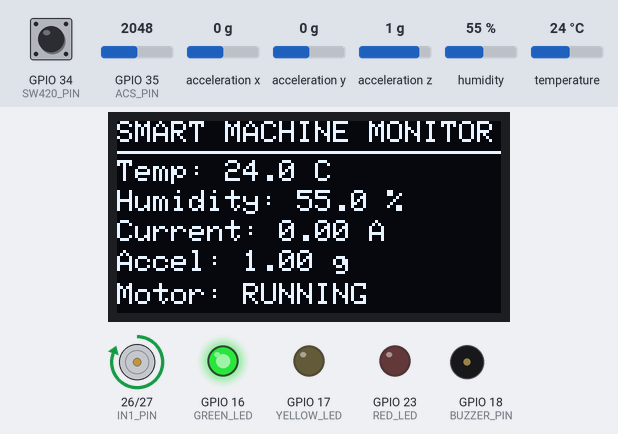
The sketch below on a simulated ESP32. Parts: 128×64 one-colour display, motor-driver pin pairs drawn as motors (green arrow = first pin HIGH = forward, orange = second pin HIGH = backward, longer = more drive, scaled by the enable pin), output pins drawn as LEDs (lit = HIGH), buzzer (waves = sounding, pin HIGH). Wiring (inferred from the names in the program): MPU-6050 motion sensor at I2C address 0x68. Dashed ring = blinking. The inputs (shaded band) are chosen by the test bench; at power-on: acceleration x 0 g, GPIO 35 (ACS_PIN) = 2048, humidity 55 %, acceleration y 0 g, GPIO 34 (SW420_PIN) LOW, acceleration z 1 g, temperature 24 °C (analog values on the 0–4095 scale). WiFi joins after 1.5 s; servers stay silent unless stated; no MQTT or app messages arrive unless stated; what the sketch prints to the serial monitor is not drawn.

Above: at 6.9 s.
7.0 s: acceleration x set to -0.6 g
At 9.2 s:
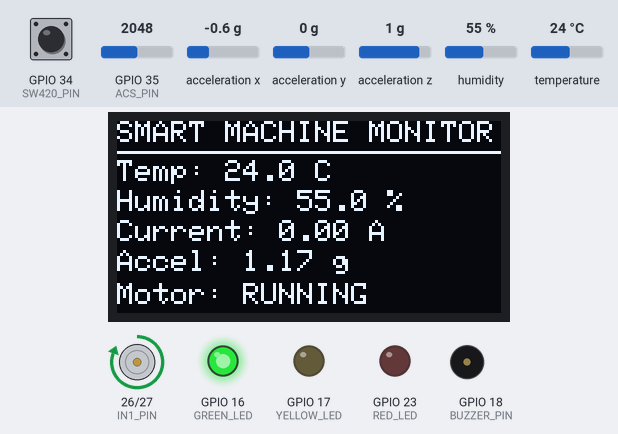
9.7 s: acceleration x set to -0.9 g
At 10.58 s:
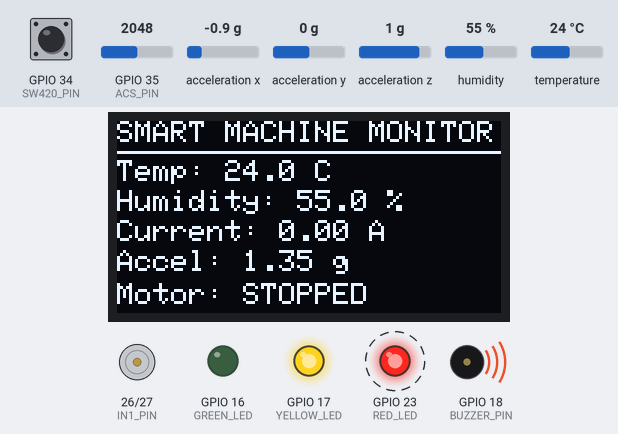
12.8 s: GPIO 35 (ACS_PIN) set to 2216
At 14.7 s:
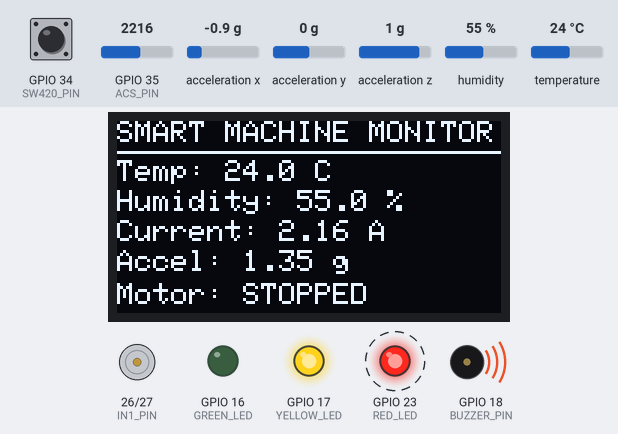
16.8 s: GPIO 35 (ACS_PIN) set to 2335
At 18.7 s:
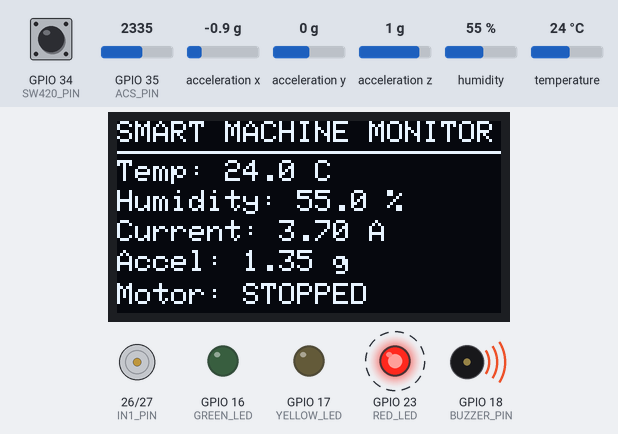
21.3 s: humidity set to 22 %
At 23.2 s:
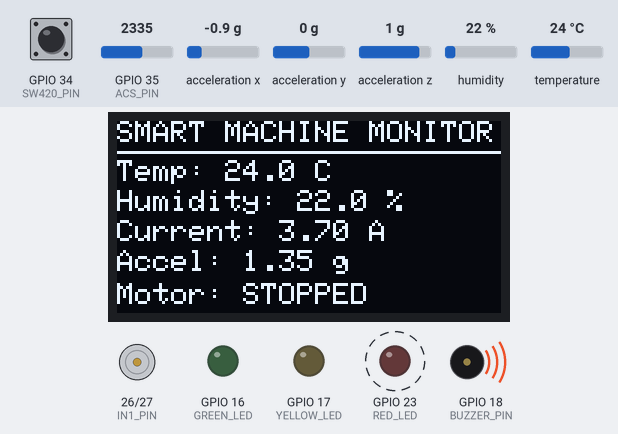
23.7 s: acceleration y set to -1.4 g
At 24.7 s:
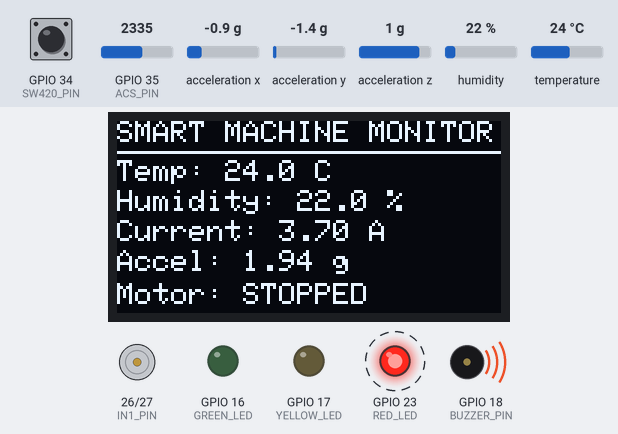
Timing chart, 0 to 26.7 s (numbered marks = the images above; inputs shaded):
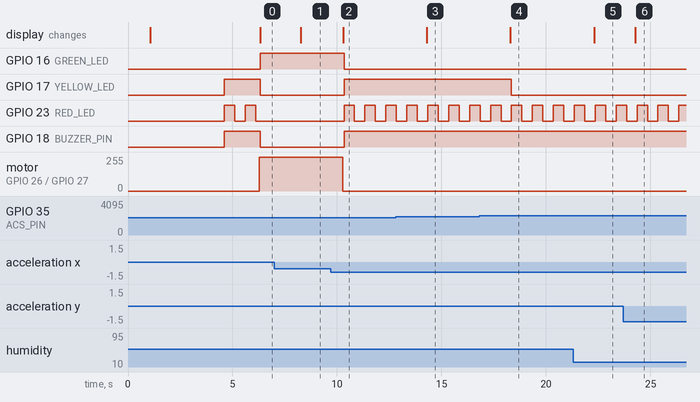

The sketch:

main.ino
```cpp
/************************************************************
 PROJECT:
 IoT-Based Smart Industrial Machine Health Monitoring
 and Early Fault Detection System

 BOARD: ESP32 DevKit V1

 PLATFORMS:
 1. Blynk IoT
 2. MQTT Explorer / MQTTX

 MQTT BROKER:
 broker.emqx.io
 Port: 1883

 MQTT TOPIC:
 smart-machine/telemetry

 MOTOR DRIVER:
 L298N

 MOTOR CONTROL:
 NORMAL TEMPERATURE       = RUN
 TEMPERATURE WARNING      = RUN
 TEMPERATURE CRITICAL     = RUN
 OTHER SENSOR FAULT       = STOP

 TEMPERATURE:
 Below 40 C = NORMAL
 40-49 C    = WARNING
 50 C+      = CRITICAL
 60 C+      = FUTURE FAN ACTIVATION

 ALERTS:
 WARNING / CRITICAL:
 RED LED BLINKING
 5V ACTIVE BUZZER ON

 IMPORTANT:
 Temperature alone never stops the motor.
 Other sensor faults stop the motor.
************************************************************/

#define BLYNK_TEMPLATE_ID "TMPL38fKmZU4z"
#define BLYNK_TEMPLATE_NAME "Smart Machine Monitor"
#define BLYNK_AUTH_TOKEN "q6R5LHpUWsHy4j_vHcnNpyktbpGyACJC"

#include <WiFi.h>
#include <BlynkSimpleEsp32.h>
#include <PubSubClient.h>
#include <Wire.h>
#include <Adafruit_GFX.h>
#include <Adafruit_SSD1306.h>
#include <DHT.h>
#include <math.h>

// ------------ WIFI CREDENTIALS ------------

char ssid[] = "Y16";
char pass[] = "deekshith";

// ------------ MQTT CONFIGURATION ------------

const char* mqtt_server = "broker.emqx.io";
const int mqtt_port = 1883;
const char* mqtt_topic = "smart-machine/telemetry";

WiFiClient espClient;
PubSubClient mqttClient(espClient);

// ------------ PIN CONFIGURATION ------------

#define SDA_PIN 21
#define SCL_PIN 22

#define DHT_PIN 19
#define DHT_TYPE DHT11

#define SW420_PIN 34
#define ACS_PIN 35

#define GREEN_LED 16
#define YELLOW_LED 17
#define RED_LED 23
#define BUZZER_PIN 18

// L298N MOTOR DRIVER

#define ENA_PIN 25
#define IN1_PIN 26
#define IN2_PIN 27

// ------------ OLED CONFIGURATION ------------

#define SCREEN_WIDTH 128
#define SCREEN_HEIGHT 64
#define OLED_ADDRESS 0x3C
#define OLED_RESET -1

Adafruit_SSD1306 display(
  SCREEN_WIDTH,
  SCREEN_HEIGHT,
  &Wire,
  OLED_RESET
);

// ------------ SENSOR OBJECTS ------------

DHT dht(DHT_PIN, DHT_TYPE);
BlynkTimer timer;

// ------------ SETTINGS ------------

#define ENABLE_LOCAL_ALERTS true

#define ACS_SENSITIVITY 0.100f
#define ACS_DIVIDER_RATIO (20.0f / 32.0f)

#define CURRENT_WARNING 2.0f
#define CURRENT_CRITICAL 3.0f

#define VIBRATION_WARNING 0.25f
#define VIBRATION_CRITICAL 0.50f

#define TEMP_WARNING 40.0f
#define TEMP_CRITICAL 50.0f

// Future cooling fan activation threshold
#define FUTURE_FAN_TEMP 60.0f

#define MPU_ADDRESS 0x68
#define MPU_PWR_MGMT_1 0x6B
#define MPU_ACCEL_XOUT_H 0x3B

// ------------ GLOBAL VARIABLES ------------

bool mpuOK = false;
bool oledOK = false;
bool motorRunning = false;

bool redLedState = false;

float temperature = NAN;
float humidity = NAN;

float motorCurrent = 0.0f;
float accelerationG = 0.0f;
float vibrationDeviation = 0.0f;

float acsZeroVoltage = 0.0f;

uint32_t vibrationEvents = 0;

bool previousSW420State = HIGH;

unsigned long lastVibrationEvent = 0;
unsigned long lastMPURetry = 0;
unsigned long lastRedBlink = 0;

const unsigned long RED_BLINK_INTERVAL = 500;

String systemStatus = "WARNING";
String faultCode = "STARTING";

// ------------ MPU REGISTER FUNCTIONS ------------

bool writeMPURegister(uint8_t reg, uint8_t value) {

  Wire.beginTransmission(MPU_ADDRESS);
  Wire.write(reg);
  Wire.write(value);

  return Wire.endTransmission() == 0;
}

bool readMPURegisters(
  uint8_t startRegister,
  uint8_t *buffer,
  uint8_t length
) {

  Wire.beginTransmission(MPU_ADDRESS);
  Wire.write(startRegister);

  if (Wire.endTransmission(false) != 0) {
    return false;
  }

  uint8_t received = Wire.requestFrom(
    (uint8_t)MPU_ADDRESS,
    length
  );

  if (received != length) {
    return false;
  }

  for (uint8_t i = 0; i < length; i++) {
    buffer[i] = Wire.read();
  }

  return true;
}

// ------------ MPU INITIALIZATION ------------

bool initializeMPU() {

  Serial.println("Initializing MPU6050...");

  if (!writeMPURegister(MPU_PWR_MGMT_1, 0x00)) {

    mpuOK = false;
    Serial.println("MPU communication failed!");

    return false;
  }

  delay(100);

  if (!writeMPURegister(0x1C, 0x00)) {

    mpuOK = false;
    return false;
  }

  delay(50);

  uint8_t testData[6];

  if (!readMPURegisters(
        MPU_ACCEL_XOUT_H,
        testData,
        6
      )) {

    mpuOK = false;
    Serial.println("MPU reading failed!");

    return false;
  }

  mpuOK = true;

  Serial.println("MPU6050 initialized!");

  return true;
}

// ------------ CONVERT MPU DATA ------------

int16_t makeSignedValue(
  uint8_t highByte,
  uint8_t lowByte
) {

  uint16_t combined =
    ((uint16_t)highByte << 8) | lowByte;

  return (int16_t)combined;
}

// ------------ READ MPU6050 ------------

void readMPU6050() {

  if (!mpuOK) {
    accelerationG = 0;
    vibrationDeviation = 0;
    return;
  }

  uint8_t data[6];

  if (!readMPURegisters(
        MPU_ACCEL_XOUT_H,
        data,
        6
      )) {

    Serial.println("MPU reading failed!");

    mpuOK = false;
    return;
  }

  int16_t rawX = makeSignedValue(data[0], data[1]);
  int16_t rawY = makeSignedValue(data[2], data[3]);
  int16_t rawZ = makeSignedValue(data[4], data[5]);

  float x = rawX / 16384.0f;
  float y = rawY / 16384.0f;
  float z = rawZ / 16384.0f;

  accelerationG = sqrt(x*x + y*y + z*z);

  vibrationDeviation = fabs(accelerationG - 1.0f);
}

// ------------ ACS712 CALIBRATION ------------

void calibrateACS712() {

  Serial.println("ACS712 calibration...");
  Serial.println("Keep motor disconnected!");

  float totalVoltage = 0;

  const int samples = 300;

  for (int i = 0; i < samples; i++) {

    uint32_t pinMilliVolts =
      analogReadMilliVolts(ACS_PIN);

    float moduleVoltage =
      (pinMilliVolts / 1000.0f) /
      ACS_DIVIDER_RATIO;

    totalVoltage += moduleVoltage;

    delay(5);
  }

  acsZeroVoltage = totalVoltage / samples;

  Serial.print("ACS zero voltage: ");
  Serial.println(acsZeroVoltage, 3);
}

// ------------ READ MOTOR CURRENT ------------

float readMotorCurrent() {

  uint32_t pinMilliVolts =
    analogReadMilliVolts(ACS_PIN);

  float moduleVoltage =
    (pinMilliVolts / 1000.0f) /
    ACS_DIVIDER_RATIO;

  float current =
    (moduleVoltage - acsZeroVoltage) /
    ACS_SENSITIVITY;

  return fabs(current);
}

// ------------ READ SW420 ------------

void readSW420() {

  bool currentState = digitalRead(SW420_PIN);

  if (
    previousSW420State == HIGH &&
    currentState == LOW
  ) {

    if (millis() - lastVibrationEvent > 150) {

      vibrationEvents++;

      lastVibrationEvent = millis();

      Serial.println("Vibration event detected!");
    }
  }

  previousSW420State = currentState;
}

// ------------ READ DHT11 ------------

void readDHT11() {

  float t = dht.readTemperature();
  float h = dht.readHumidity();

  if (!isnan(t) && !isnan(h)) {

    temperature = t;
    humidity = h;

  } else {

    temperature = NAN;
    humidity = NAN;

    Serial.println("DHT11 reading failed!");
  }
}

// ------------ MACHINE STATUS ------------

void calculateMachineStatus() {

  bool warning = false;
  bool critical = false;

  String fault = "NONE";

  if (!mpuOK || isnan(temperature) || isnan(humidity)) {

    warning = true;
    fault = "SENSOR_ERROR";
  }

  if (motorCurrent >= CURRENT_CRITICAL) {

    critical = true;
    fault = "OVERCURRENT";

  } else if (motorCurrent >= CURRENT_WARNING) {

    warning = true;

    if (fault == "NONE") {
      fault = "HIGH_CURRENT";
    }
  }

  if (mpuOK &&
      vibrationDeviation >= VIBRATION_CRITICAL) {

    critical = true;
    fault = "HIGH_VIBRATION";

  } else if (
    mpuOK &&
    vibrationDeviation >= VIBRATION_WARNING
  ) {

    warning = true;

    if (fault == "NONE") {
      fault = "VIBRATION_WARNING";
    }
  }

  if (
    lastVibrationEvent != 0 &&
    millis() - lastVibrationEvent < 2000
  ) {

    warning = true;

    if (fault == "NONE") {
      fault = "SW420_EVENT";
    }
  }

  // TEMPERATURE MONITORING

  if (!isnan(temperature)) {

    if (temperature >= TEMP_CRITICAL) {

      critical = true;
      fault = "HIGH_TEMP";

    } else if (temperature >= TEMP_WARNING) {

      warning = true;

      if (fault == "NONE") {
        fault = "TEMP_WARNING";
      }
    }
  }

  // OVERALL SYSTEM STATUS

  if (critical) {

    systemStatus = "CRITICAL";

  } else if (warning) {

    systemStatus = "WARNING";

  } else {

    systemStatus = "NORMAL";
    fault = "NONE";
  }

  faultCode = fault;
}

// ------------ MOTOR CONTROL ------------

void stopMotor() {

  digitalWrite(ENA_PIN, LOW);
  digitalWrite(IN1_PIN, LOW);
  digitalWrite(IN2_PIN, LOW);

  motorRunning = false;
}

void controlMotor() {

  // CHECK OTHER SENSOR FAULTS
  // TEMPERATURE IS EXCLUDED HERE.

  bool otherSensorFault = false;

  // MPU6050 ERROR

  if (!mpuOK) {
    otherSensorFault = true;
  }

  // DHT11 ERROR

  if (isnan(temperature) || isnan(humidity)) {
    otherSensorFault = true;
  }

  // ACS712 HIGH CURRENT

  if (motorCurrent >= CURRENT_WARNING) {
    otherSensorFault = true;
  }

  // MPU6050 HIGH VIBRATION

  if (mpuOK &&
      vibrationDeviation >= VIBRATION_WARNING) {

    otherSensorFault = true;
  }

  // SW420 VIBRATION EVENT

  if (
    lastVibrationEvent != 0 &&
    millis() - lastVibrationEvent < 2000
  ) {

    otherSensorFault = true;
  }

  // MOTOR CONTROL DECISION

  if (otherSensorFault) {

    stopMotor();

    Serial.println("MOTOR STOPPED: OTHER SENSOR FAULT");

  } else {

    // TEMPERATURE WARNING OR CRITICAL
    // WILL NOT STOP THE MOTOR.

    digitalWrite(IN1_PIN, HIGH);
    digitalWrite(IN2_PIN, LOW);
    digitalWrite(ENA_PIN, HIGH);

    motorRunning = true;

    Serial.println("MOTOR OUTPUT: RUNNING");

    if (temperature >= FUTURE_FAN_TEMP) {

      Serial.println(
        "HIGH TEMPERATURE: FUTURE FAN SHOULD ACTIVATE"
      );
    }
  }
}

// ------------ OLED DISPLAY ------------

void updateOLED() {

  if (!oledOK) return;

  display.clearDisplay();

  display.setTextColor(SSD1306_WHITE);
  display.setTextSize(1);

  display.setCursor(0, 0);
  display.println("SMART MACHINE MONITOR");

  display.drawLine(0, 10, 127, 10, SSD1306_WHITE);

  display.setCursor(0, 13);
  display.print("Temp: ");

  if (isnan(temperature)) {
    display.println("ERROR");
  } else {
    display.print(temperature, 1);
    display.println(" C");
  }

  display.setCursor(0, 23);
  display.print("Humidity: ");

  if (isnan(humidity)) {
    display.println("ERROR");
  } else {
    display.print(humidity, 1);
    display.println(" %");
  }

  display.setCursor(0, 33);
  display.print("Current: ");
  display.print(motorCurrent, 2);
  display.println(" A");

  display.setCursor(0, 43);
  display.print("Accel: ");
  display.print(accelerationG, 2);
  display.println(" g");

  display.setCursor(0, 54);
  display.print("Motor: ");
  display.print(motorRunning ? "RUNNING" : "STOPPED");

  display.display();
}

// ------------ SERIAL MONITOR ------------

void printReadings() {

  Serial.println();
  Serial.println("====== MACHINE DATA ======");

  Serial.print("Temperature: ");
  Serial.println(temperature);

  Serial.print("Humidity: ");
  Serial.println(humidity);

  Serial.print("Motor Current: ");
  Serial.println(motorCurrent);

  Serial.print("Acceleration: ");
  Serial.println(accelerationG);

  Serial.print("Vibration Deviation: ");
  Serial.println(vibrationDeviation);

  Serial.print("SW420 Events: ");
  Serial.println(vibrationEvents);

  Serial.print("MPU: ");
  Serial.println(mpuOK ? "OK" : "ERROR");

  Serial.print("System Status: ");
  Serial.println(systemStatus);

  Serial.print("Fault Code: ");
  Serial.println(faultCode);

  Serial.print("Motor: ");
  Serial.println(motorRunning ? "RUNNING" : "STOPPED");

  Serial.print("Blynk: ");
  Serial.println(Blynk.connected() ? "CONNECTED" : "DISCONNECTED");

  Serial.print("MQTT: ");
  Serial.println(mqttClient.connected() ? "CONNECTED" : "DISCONNECTED");

  Serial.println("==========================");
}

// ------------ BLYNK DATA UPDATE ------------

void updateBlynk() {

  if (!Blynk.connected()) return;

  if (!isnan(temperature)) {
    Blynk.virtualWrite(V0, temperature);
  }

  if (!isnan(humidity)) {
    Blynk.virtualWrite(V1, humidity);
  }

  Blynk.virtualWrite(V2, motorCurrent);
  Blynk.virtualWrite(V3, (int)vibrationEvents);
  Blynk.virtualWrite(V4, accelerationG);
  Blynk.virtualWrite(V5, systemStatus);
  Blynk.virtualWrite(V6, faultCode);
}

// ------------ MQTT DATA PUBLISH ------------

void updateMQTT() {

  if (!mqttClient.connected()) {
    return;
  }

  char payload[400];

  snprintf(
    payload,
    sizeof(payload),

    "{"
    "\"temperature\":%.2f,"
    "\"humidity\":%.2f,"
    "\"current\":%.3f,"
    "\"vibration\":%.3f,"
    "\"acceleration\":%.3f,"
    "\"vibration_events\":%lu,"
    "\"status\":\"%s\","
    "\"fault\":\"%s\","
    "\"mpu\":\"%s\","
    "\"motor\":\"%s\""
    "}",

    isnan(temperature) ? -1.0f : temperature,
    isnan(humidity) ? -1.0f : humidity,
    motorCurrent,
    vibrationDeviation,
    accelerationG,
    (unsigned long)vibrationEvents,
    systemStatus.c_str(),
    faultCode.c_str(),
    mpuOK ? "OK" : "ERROR",
    motorRunning ? "RUNNING" : "STOPPED"
  );

  bool published = mqttClient.publish(
    mqtt_topic,
    payload
  );

  if (published) {

    Serial.println("MQTT DATA PUBLISHED:");
    Serial.println(payload);

  } else {

    Serial.println("MQTT publish failed!");
  }
}

// ------------ RED LED + BUZZER ALERTS ------------

void updateLocalAlerts() {

  if (!ENABLE_LOCAL_ALERTS) return;

  // NORMAL CONDITION

  if (systemStatus == "NORMAL") {

    digitalWrite(GREEN_LED, HIGH);
    digitalWrite(YELLOW_LED, LOW);
    digitalWrite(RED_LED, LOW);
    digitalWrite(BUZZER_PIN, LOW);

    redLedState = false;

    return;
  }

  // WARNING CONDITION

  if (systemStatus == "WARNING") {

    digitalWrite(GREEN_LED, LOW);
    digitalWrite(YELLOW_LED, HIGH);
  }

  // CRITICAL CONDITION

  if (systemStatus == "CRITICAL") {

    digitalWrite(GREEN_LED, LOW);
    digitalWrite(YELLOW_LED, LOW);
  }

  // RED LED BLINKING

  if (millis() - lastRedBlink >= RED_BLINK_INTERVAL) {

    lastRedBlink = millis();

    redLedState = !redLedState;

    digitalWrite(RED_LED, redLedState);
  }

  // 5V ACTIVE BUZZER ALARM

  digitalWrite(BUZZER_PIN, HIGH);
}

// ------------ VIBRATION TASK ------------

void vibrationTask() {

  readSW420();
}

// ------------ MAIN MONITORING TASK ------------

void monitoringTask() {

  if (!mpuOK &&
      millis() - lastMPURetry >= 5000) {

    lastMPURetry = millis();

    initializeMPU();
  }

  readDHT11();

  readMPU6050();

  motorCurrent = readMotorCurrent();

  calculateMachineStatus();

  controlMotor();

  updateOLED();

  printReadings();

  updateBlynk();

  updateMQTT();
}

// ------------ CONNECTION TASK ------------

void connectionTask() {

  if (WiFi.status() != WL_CONNECTED) {

    Serial.println("WiFi disconnected!");

    WiFi.reconnect();

    return;
  }

  // BLYNK RECONNECTION

  if (!Blynk.connected()) {

    Serial.println("Connecting to Blynk...");

    Blynk.connect(1000);
  }

  // MQTT RECONNECTION

  if (!mqttClient.connected()) {

    Serial.println("Connecting to MQTT...");

    if (mqttClient.connect("ESP32_Machine_01")) {

      Serial.println("MQTT Connected!");

    } else {

      Serial.print("MQTT connection failed. State: ");
      Serial.println(mqttClient.state());
    }
  }
}

// ------------ SETUP ------------

void setup() {

  Serial.begin(115200);

  delay(1000);

  Serial.println();
  Serial.println("SMART MACHINE MONITOR STARTING...");

  // MOTOR DRIVER INITIALIZATION

  pinMode(ENA_PIN, OUTPUT);
  pinMode(IN1_PIN, OUTPUT);
  pinMode(IN2_PIN, OUTPUT);

  stopMotor();

  // SENSOR CONFIGURATION

  pinMode(SW420_PIN, INPUT);

  analogReadResolution(12);
  analogSetPinAttenuation(ACS_PIN, ADC_11db);

  // I2C INITIALIZATION

  Wire.begin(SDA_PIN, SCL_PIN);
  Wire.setClock(100000);

  Serial.println("I2C initialized.");

  // OLED INITIALIZATION

  if (display.begin(
        SSD1306_SWITCHCAPVCC,
        OLED_ADDRESS
      )) {

    oledOK = true;

    display.clearDisplay();
    display.setTextColor(SSD1306_WHITE);
    display.setTextSize(1);
    display.setCursor(0, 15);
    display.println("SMART MACHINE MONITOR");
    display.setCursor(0, 30);
    display.println("Starting...");
    display.display();

    Serial.println("OLED initialized!");

  } else {

    oledOK = false;

    Serial.println("OLED initialization failed!");
  }

  // MPU INITIALIZATION

  initializeMPU();

  // DHT INITIALIZATION

  dht.begin();

  Serial.println("DHT11 initialized.");

  // ACS712 CALIBRATION
  // MOTOR MUST BE DISCONNECTED

  calibrateACS712();

  // SW420 INITIAL STATE

  previousSW420State = digitalRead(SW420_PIN);

  // LOCAL ALERT INITIALIZATION

  if (ENABLE_LOCAL_ALERTS) {

    pinMode(GREEN_LED, OUTPUT);
    pinMode(YELLOW_LED, OUTPUT);
    pinMode(RED_LED, OUTPUT);
    pinMode(BUZZER_PIN, OUTPUT);

    digitalWrite(GREEN_LED, LOW);
    digitalWrite(YELLOW_LED, LOW);
    digitalWrite(RED_LED, LOW);
    digitalWrite(BUZZER_PIN, LOW);
  }

  // WIFI INITIALIZATION

  WiFi.mode(WIFI_STA);
  WiFi.begin(ssid, pass);

  Serial.print("Connecting to WiFi");

  unsigned long wifiStart = millis();

  while (
    WiFi.status() != WL_CONNECTED &&
    millis() - wifiStart < 15000
  ) {

    delay(500);
    Serial.print(".");
  }

  if (WiFi.status() == WL_CONNECTED) {

    Serial.println();
    Serial.println("WiFi Connected!");

    Serial.print("IP Address: ");
    Serial.println(WiFi.localIP());

  } else {

    Serial.println();
    Serial.println("WiFi connection pending.");
  }

  // BLYNK INITIALIZATION

  Blynk.config(BLYNK_AUTH_TOKEN);

  // MQTT INITIALIZATION

  mqttClient.setServer(mqtt_server, mqtt_port);
  mqttClient.setBufferSize(512);
  mqttClient.setKeepAlive(30);
  mqttClient.setSocketTimeout(3);

  // TIMER CONFIGURATION

  timer.setInterval(20L, vibrationTask);

  timer.setInterval(2000L, monitoringTask);

  timer.setInterval(10000L, connectionTask);

  // INITIAL CONNECTION

  connectionTask();

  Serial.println();
  Serial.println("SYSTEM SETUP COMPLETED!");

  Serial.println("Blynk + MQTT enabled.");

  Serial.println("Temperature monitoring enabled.");

  Serial.println("Motor runs during temperature warnings.");

  Serial.println("Other sensor faults stop the motor.");

  Serial.println("Automatic local alerts enabled.");

  Serial.println("Future cooling fan threshold: 60 C.");
}

// ------------ MAIN LOOP ------------

void loop() {

  if (WiFi.status() == WL_CONNECTED) {

    Blynk.run();
  }

  if (mqttClient.connected()) {

    mqttClient.loop();
  }

  timer.run();

  // CONTINUOUS ALERT CONTROL

  updateLocalAlerts();
}
```

Measured:
- the behaviour switches between -0.7 and -0.8 g on acceleration x (found by bisection; images 1 and 2)
- the behaviour switches between 2280 and 2281 on GPIO 35 (ACS_PIN) (found by bisection; images 3 and 4)
- after the input at 7.0 s, the display: changes after 1.3 s (image 1)
- after the input at 9.7 s, GPIO 16 (GREEN_LED): HIGH → LOW after 0.64 s; GPIO 17 (YELLOW_LED): LOW → HIGH after 0.64 s
- after the input at 12.8 s, the display: changes after 1.5 s (image 3)
- after the input at 16.8 s, GPIO 17 (YELLOW_LED): HIGH → LOW after 1.5 s; the display: changes after 1.5 s (image 4)
- after the input at 21.3 s, the display: changes after 1.0 s (image 5)
- after the input at 23.7 s, the display: changes after 0.58 s (image 6)
